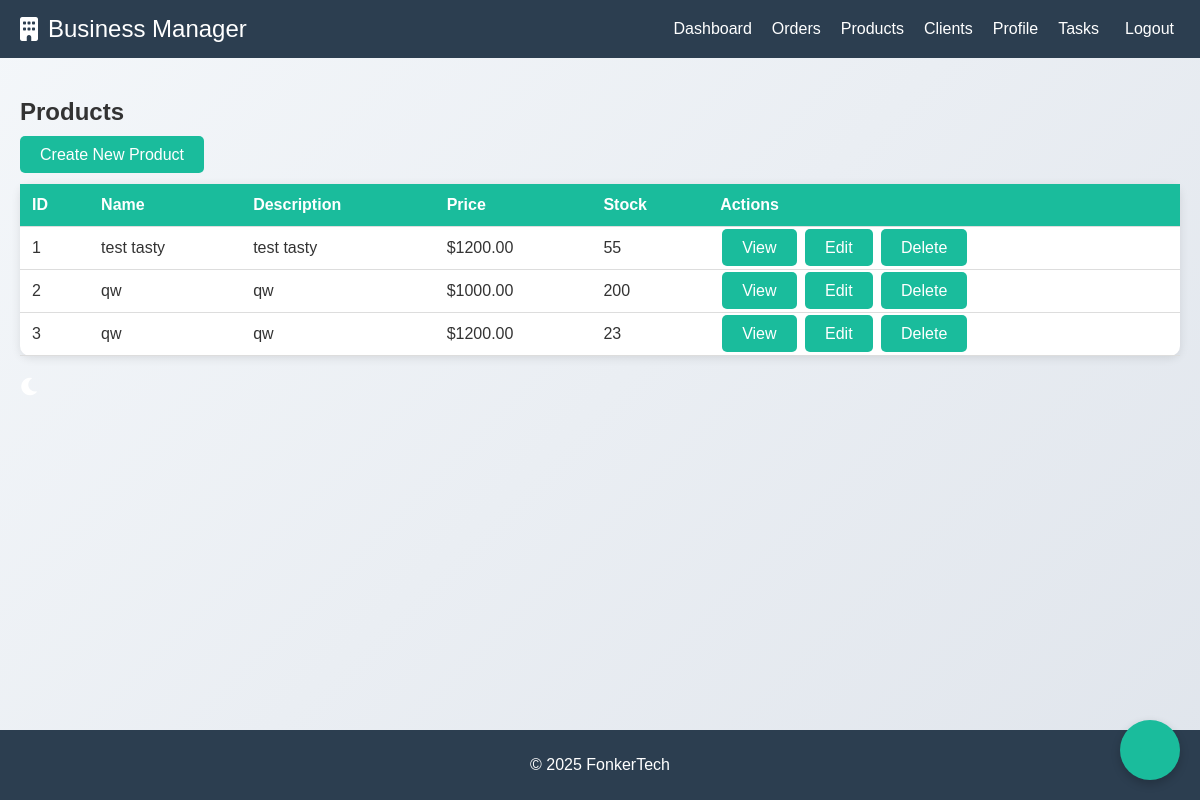
/products/ (signed in), run on the app's committed database.
### management/models.py (models this page shows, shortened)
class Product(models.Model):
    name = models.CharField(max_length=100)
    description = models.TextField()
    price = models.DecimalField(max_digits=10, decimal_places=2)
    stock = models.IntegerField()

### management/views.py (the view)
# urls.py: path('products/', views.product_list, name='product_list'),
@login_required
def product_list(request):
    products = Product.objects.all()
    return render(request, 'management/product_list.html', {'products': products})

### management/templates/management/product_list.html (shortened to what this page needs)
{% extends "management/base.html" %}
{% block content %}
<div class="container">
    <h2>Products</h2>
    <a href="{% url 'product_create' %}" class="btn btn-primary">Create New Product</a>
    <table class="table">
        <thead>
            <tr>
                <th>ID</th>
                <th>Name</th>
                <th>Description</th>
                <th>Price</th>
                <th>Stock</th>
                <th>Actions</th>
            </tr>
        </thead>
        <tbody>
            {% for product in products %}
            <tr>
                <td>{{ product.id }}</td>
                <td>{{ product.name }}</td>
                <td>{{ product.description }}</td>
                <td>${{ product.price }}</td>
                <td>{{ product.stock }}</td>
                <td>
                    <a href="{% url 'product_detail' product.id %}" class="btn btn-info">View</a>
                    <a href="{% url 'product_update' product.id %}" class="btn btn-warning">Edit</a>
                    <a href="{% url 'product_delete' product.id %}" class="btn btn-danger">Delete</a>
                </td>
            </tr>
            {% endfor %}
        </tbody>
    </table>
</div>
{% endblock %}

### management/static/management/css/styles.css (style rules this page uses)
body { margin: 0; font-family: 'Arial', sans-serif; background-color: #f4f7fa; color: #333; }
body { font-family: Arial, sans-serif; margin: 0; padding: 0; background: linear-gradient(135deg, #f4f7fa, #e0e5ec); color: #333; min-height: 100vh; }
.btn { background-color: #1abc9c; color: #fff; border: none; padding: 10px 20px; border-radius: 5px; font-size: 16px; cursor: pointer; margin-top: 20px; width: 100%; }
a { color: #1abc9c; text-decoration: none; }
.btn { background-color: #1abc9c; color: #fff; border: none; padding: 10px 20px; border-radius: 5px; font-size: 16px; cursor: pointer; margin-right: 10px; }
.table { width: 100%; border-collapse: collapse; margin-top: 20px; background-color: #fff; border-radius: 10px; box-shadow: 0 2px 10px rgba(0, 0, 0, 0.1); }
.table th, .table td { padding: 12px; text-align: left; border-bottom: 1px solid #ddd; }
.table th { background-color: #1abc9c; color: #fff; font-weight: bold; }
.table .btn { margin: 2px; }

### data on the page
Product: id "1", name "test tasty", description "test tasty", price "1200.00", stock "55"
Product: id "2", name "qw", description "qw", price "1000.00", stock "200"
Product: id "3", name "qw", description "qw", price "1200.00", stock "23"
